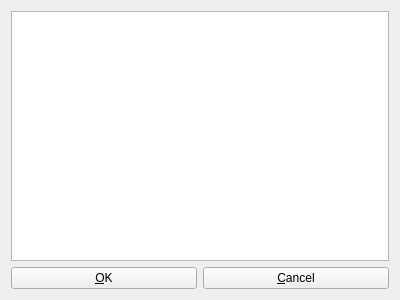
<?xml version="1.0" encoding="UTF-8"?>
<ui version="4.0">
 <class>RefWindow</class>
 <widget class="QWidget" name="RefWindow">
  <property name="geometry">
   <rect>
    <x>0</x>
    <y>0</y>
    <width>400</width>
    <height>300</height>
   </rect>
  </property>
  <property name="windowTitle">
   <string>Reference window</string>
  </property>
  <layout class="QGridLayout" name="gridLayout">
   <item row="1" column="0">
    <widget class="QPushButton" name="mButtonOk">
     <property name="text">
      <string>&amp;OK</string>
     </property>
    </widget>
   </item>
   <item row="1" column="1">
    <widget class="QPushButton" name="mButtonCancel">
     <property name="text">
      <string>&amp;Cancel</string>
     </property>
    </widget>
   </item>
   <item row="0" column="0" colspan="2">
    <widget class="QListWidget" name="listWidget"/>
   </item>
  </layout>
 </widget>
 <resources/>
 <connections>
  <connection>
   <sender>mButtonCancel</sender>
   <signal>clicked()</signal>
   <receiver>RefWindow</receiver>
   <slot>close()</slot>
   <hints>
    <hint type="sourcelabel">
     <x>272</x>
     <y>284</y>
    </hint>
    <hint type="destinationlabel">
     <x>397</x>
     <y>243</y>
    </hint>
   </hints>
  </connection>
 </connections>
 <slots>
  <slot>exit()</slot>
 </slots>
</ui>
